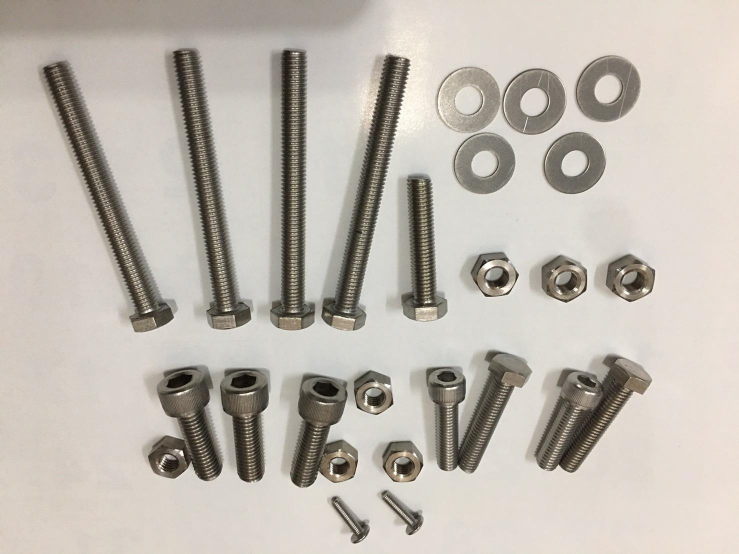
#> input picture input/correct1.jpg, 1478 x 1108 px, found by its file name (shown at 1/2 size); its folder holds 4 pictures in this run
$ python resize.py
#> lines starting #> are read from the running program, lines starting #| are printed output that depends on the picture
from PIL import Image
import os

input_folder = r"C:\Users\Kavya M\Downloads\Data_Augmentation_Tool\Data_augmentation\input"
output_folder = r"C:\Users\Kavya M\Downloads\Data_Augmentation_Tool\Data_augmentation\output"
target_size = (224, 224)

os.makedirs(output_folder, exist_ok=True)

for filename in os.listdir(input_folder):
    if filename.lower().endswith(('.png', '.jpg', '.jpeg', '.bmp', '.tiff')):
        img_path = os.path.join(input_folder, filename)
        try:
            with Image.open(img_path) as img:
#> img is the input picture: PIL image 1478x1108 RGB; mean R, G, B 190.6, 183.9, 175.6
                resized = img.resize(target_size, Image.Resampling.LANCZOS)
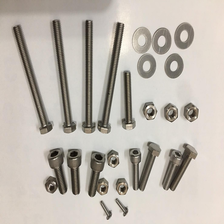
#> resized: PIL image 224x224 RGB; mean R, G, B 190.6, 183.9, 175.6
                resized.save(os.path.join(output_folder, filename))
        except Exception as e:
            print(f"Error resizing {filename}: {e}")
#> pass 2 of the loop `for filename in os.listdir(input_folder):`:
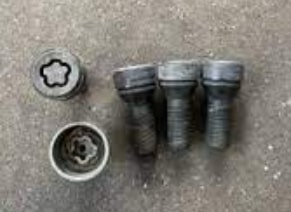
#> input picture input/defected1.jpg, 291 x 212 px, found by its file name
#> img is the input picture: PIL image 291x212 RGB; mean R, G, B 126.5, 123, 116.6
#> `resized = img.resize(target_size, Image.Resampling.LANCZOS)`:
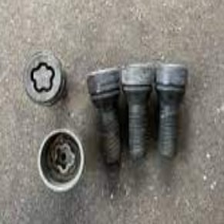
#> resized: PIL image 224x224 RGB; mean R, G, B 126.5, 123, 116.6
#> pass 3 of the loop `for filename in os.listdir(input_folder):`:
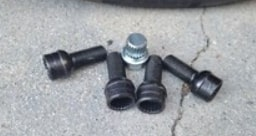
#> input picture input/defected2.jpg, 256 x 136 px, found by its file name
#> img is the input picture: PIL image 256x136 RGB; mean R, G, B 159.3, 162.4, 166.6
#> `resized = img.resize(target_size, Image.Resampling.LANCZOS)`:
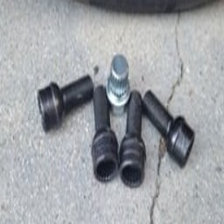
#> resized: PIL image 224x224 RGB; mean R, G, B 159.3, 162.4, 166.6
#> the loop made 4 passes; the first 3 are shown

print("✅ All images resized to 224x224.")
